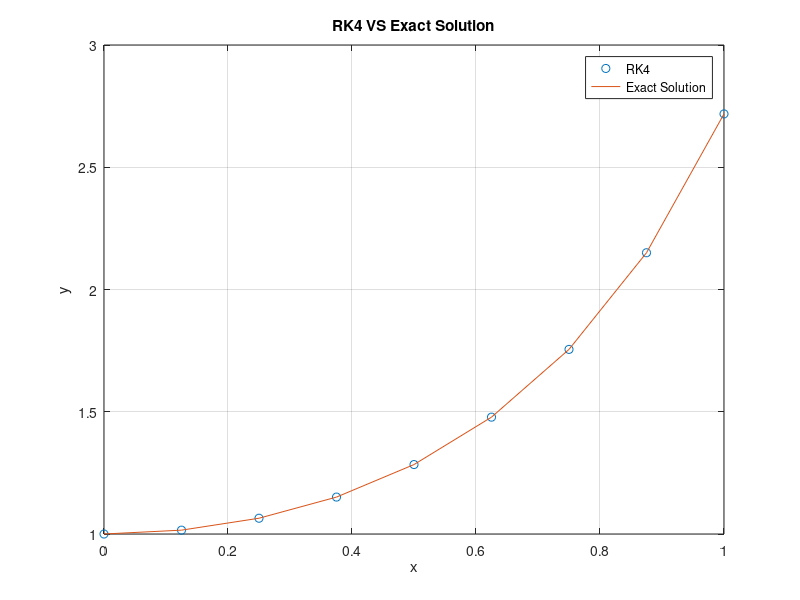
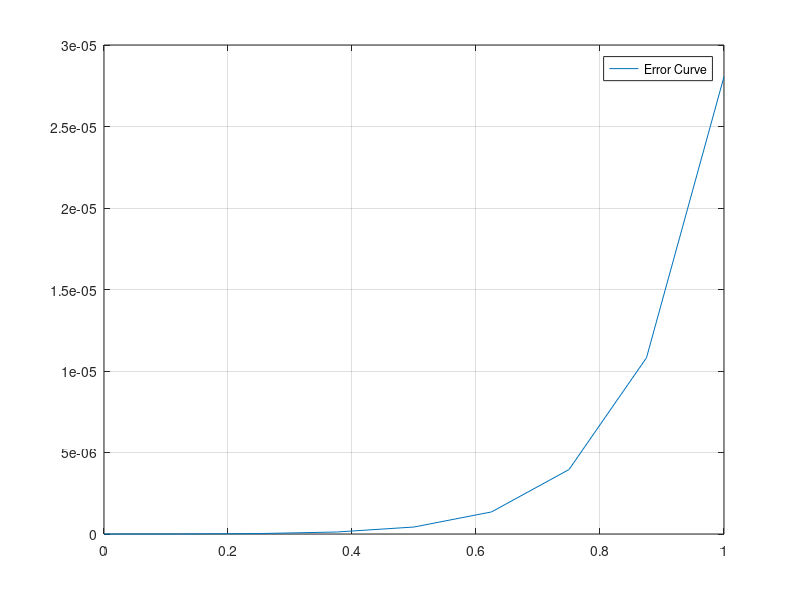

Write MATLAB code to recreate these figures, in order.
%%RK4 Fouth Order Runge Kutta
clc 
clear all  % clear all commends 
close all % close all files
%y' = 2xy ODE Equation we interest to solve 
f = @(x,y) 2*x*y;
fex = @(x) exp(x^2);

a = 0;
b = 1;
n = 8; % Number of Divisions
h = (b - a) / n; % step
y(1) = 1; % Initial Condition
i = 0;
for x = a:h:b
     i = i + 1;
     k1 = f(x,y(i));
     k2 = f(x+(h/2), y(i)+ (h/2)*k1);   
     k3 = f(x+(h/2), y(i)+ (h/2)*k2);
     k4 = f(x+h, y(i)+ h*k3);
     y(i + 1) = y(i) + (1/6)*h*(k1 + 2*k2 + 2*k3 + k4);
     % Exact Solution 
     FF(i) = fex(x);
     xx(i) = x %X History
     % Error Calculation
     Err(i) =  abs (FF(i) - y(i));

end

% Graph Plot of Data
plot(xx,y(1 : n+1),'o',xx,FF)
legend('RK4','Exact Solution')
grid on
xlabel('x')
ylabel('y')
title('RK4 VS Exact Solution')

%Error Graph Plot
figure
plot(xx,Err)
legend('Error Curve')
grid on
disp(['Max. Error Value=' num2str(Err(end))])

